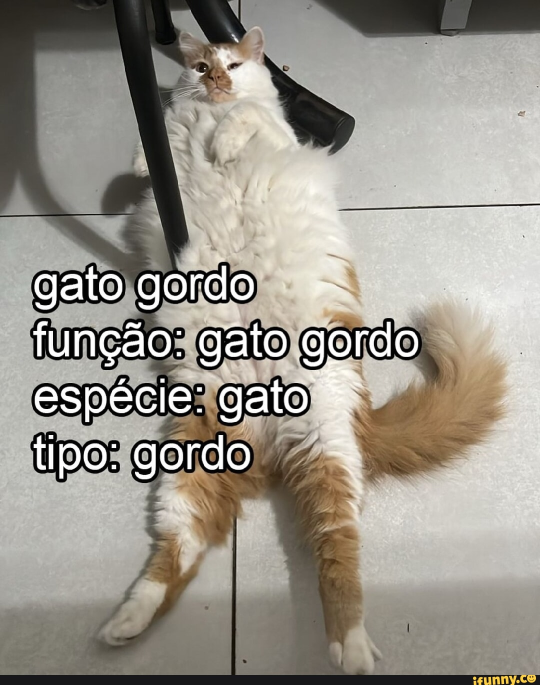
//> input picture imgs/color_img.jpg, 1080 x 1370 px, given in place of com01.jpeg, which was not available (shown at 1/2 size)
$ ./main   (built with g++ and OpenCV 4)
//> lines starting //> are read from the running program, lines starting //| are printed output that depends on the picture; pictures that were not available may be replaced by others from this repository, and a replacement may not be noted
#include <opencv2/opencv.hpp>
#include <iostream>

cv::Mat AgruparCinza(const cv::Mat&);
cv::Mat TransformarEmCinza(const cv::Mat &);
cv::Mat SubtrairImagens(const cv::Mat &, const cv::Mat &);
cv::Mat BinarizarImagem(const cv::Mat &);
int ExercicioUm();
int ExercicioDois();
int ExercicioTres();
int ExercicioQuatro();
cv::Mat HighBoostFilter(const cv::Mat & , float );

#define IMG01_1         "../imgs/color_img.jpg"

#define IMG02_COM01     "../imgs/com01.jpeg"
#define IMG02_SEM01     "../imgs/sem01.jpeg"

//#define IMG02_COM02     "../imgs/com02.jpeg"
//#define IMG02_SEM02     "../imgs/sem02.jpeg"

using namespace cv;
int main(){

    // ExercicioUm();
    //ExercicioDois();
    ExercicioTres();
}
int ExercicioTres() {
    cv::Mat image = cv::imread(IMG02_COM01);
//> image is the input picture: 1370 rows x 1080 cols, CV_8UC3; mean B, G, R 139.1, 148.6, 153.4
    if (image.empty()) {
        std::cout << "Erro ao carregar imagem!" << std::endl;
        return -1;
    }
    cv::Mat resized;
    cv::resize(image, resized, cv::Size(600, 600));
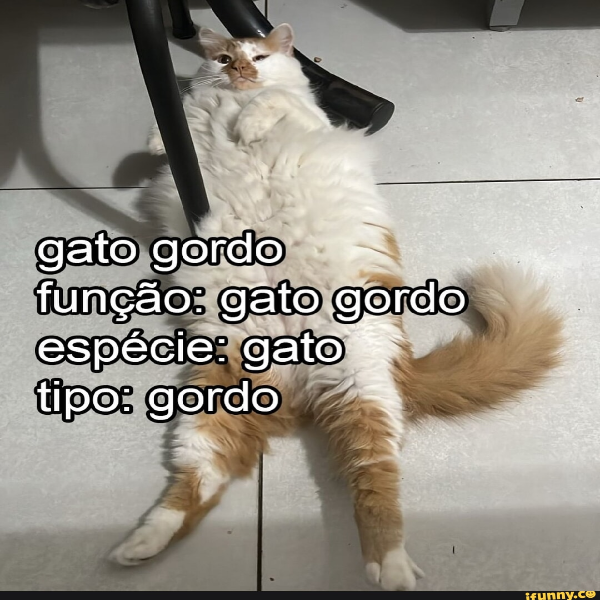
//> resized: 600 rows x 600 cols, CV_8UC3; mean B, G, R 139, 148.4, 153.2

    // Converte para tons de cinza
    cv::Mat gray;
    gray = TransformarEmCinza(resized);
//> after the loop in TransformarEmCinza, `for (int y = 0; y < rows; ++y)`:
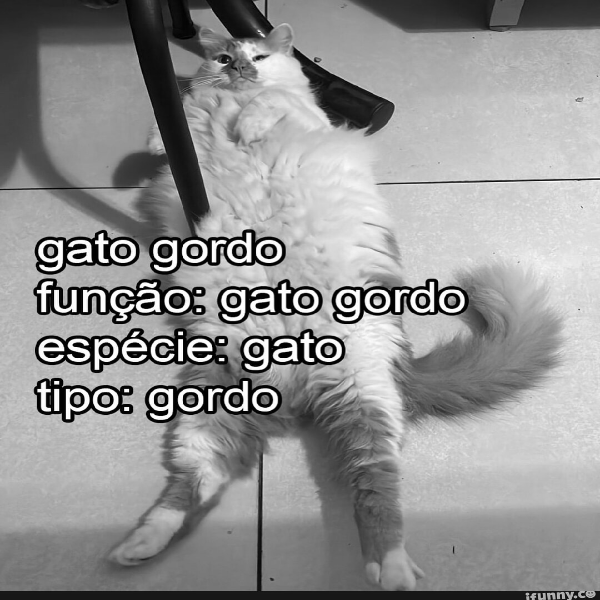
//> gray_img: 600 rows x 600 cols, CV_8UC1; min 0, max 255, mean 146.5

    cv::Mat highpass;
    cv::Laplacian(gray, highpass, CV_16S, 3);
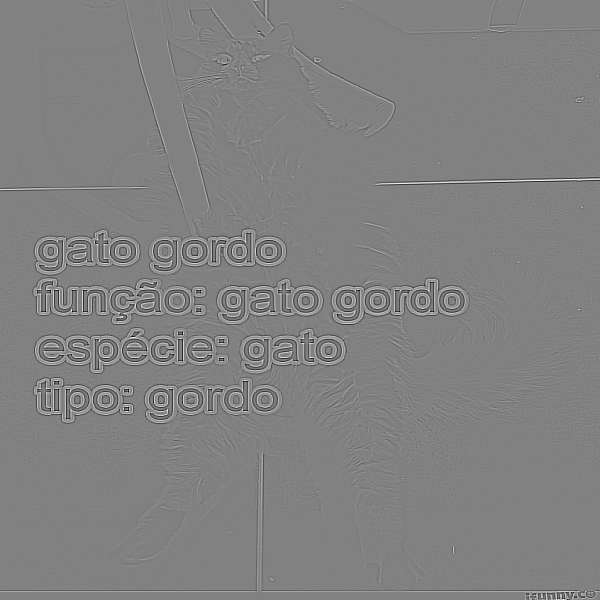
//> highpass: 600 rows x 600 cols, CV_16SC1; min -1460, max 1418, mean 0; drawn with min black and max white
    cv::convertScaleAbs(highpass, highpass);
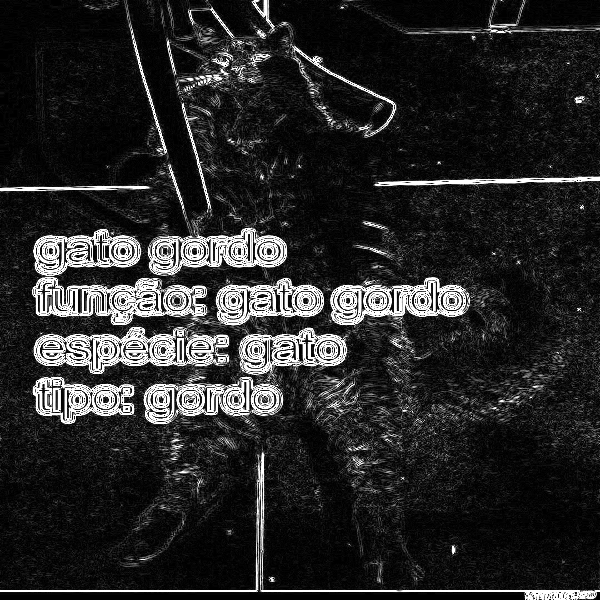
//> highpass: 600 rows x 600 cols, CV_8UC1; min 0, max 255, mean 39.7

    cv::Mat highBoost = HighBoostFilter(gray, 10.5f);


    cv::imshow("Original", resized);
    cv::imshow("Cinza", gray);
    cv::imshow("Filtro Passa-Alta", highpass);
    cv::imshow("Filtro High-Boost 10.5", highBoost);
    cv::waitKey(0);

    return 0;
}


// [107 lines left out: functions ExercicioDois, ExercicioUm, BinarizarImagem, SubtrairImagens, not called in this run]

cv::Mat TransformarEmCinza(const cv::Mat &image){
    int rows = image.rows;
    int cols = image.cols;

    cv::Mat gray_img(rows, cols, CV_8UC1);

    for (int y = 0; y < rows; ++y) {
        for (int x = 0; x < cols; ++x) {
            cv::Vec3b pixel = image.at<cv::Vec3b>(y, x);
            uchar B = pixel[0];
            uchar G = pixel[1];
            uchar R = pixel[2];

            uchar tonsDeCinza = static_cast<uchar>((R+G+B)/3);

            gray_img.at<uchar>(y, x) = tonsDeCinza;
        }
    }
    return gray_img;
}

// [23 lines left out: function AgruparCinza, not called in this run]


cv::Mat HighBoostFilter(const Mat& image, float A) {
//> called with A = 10.5
    Mat blurred, mask, highBoost;

    GaussianBlur(image, blurred, Size(5, 5), 0);
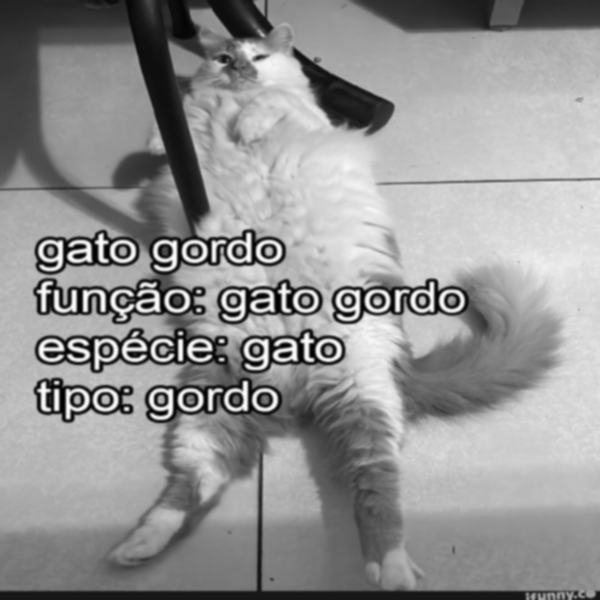
//> blurred: 600 rows x 600 cols, CV_8UC1; min 0, max 253, mean 146.5

    subtract(image, blurred, mask);
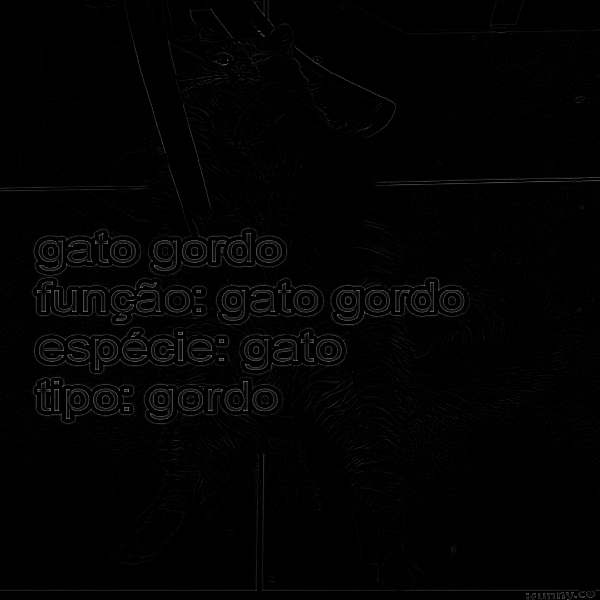
//> mask: 600 rows x 600 cols, CV_8UC1; min 0, max 127, mean 2.8

    highBoost = image + (A - 1) * mask;
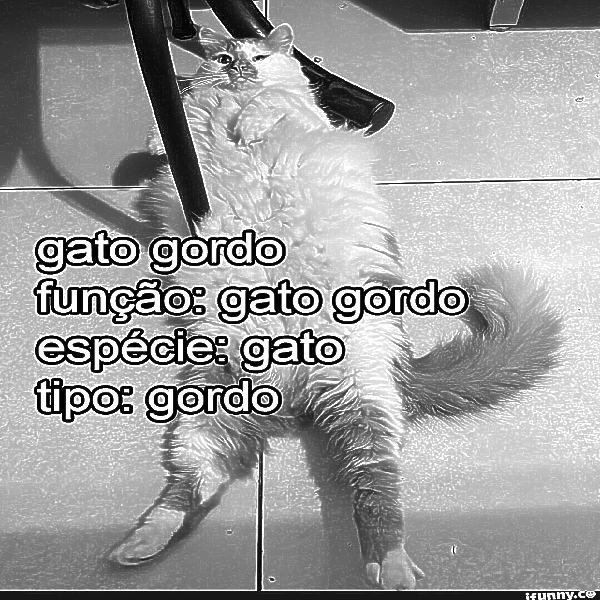
//> highBoost: 600 rows x 600 cols, CV_8UC1; min 0, max 255, mean 156.7

    return highBoost;
}
